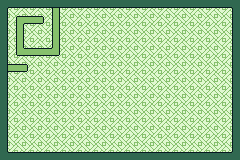

The image is a tile-based game level rendered from a .tmx file. Its description and source (layers, tilesets, objects; grid data summarised) follow:
An orthogonal 60x40 tile map with 4x4 px tiles, 2 tile layers (Background, Tile Layer 1).

<map version="1.10" tiledversion="1.10.1" orientation="orthogonal" renderorder="right-down" width="60" height="40" tilewidth="4" tileheight="4" infinite="0" nextlayerid="3" nextobjectid="1">
 <tileset firstgid="1" name="seven_eleven_tileset" tilewidth="4" tileheight="4" tilecount="1300" columns="26">
  <image source="seven_eleven_tileset.png" trans="000000" width="104" height="200" />
 </tileset>
 <layer id="2" name="Background" width="60" height="40" locked="1">
  <data>[2400 cells, 2400 non-empty, 16 distinct tile ids]</data>
 </layer>
 <layer id="1" name="Tile Layer 1" width="60" height="40">
  <data>[2400 cells, 462 non-empty, 21 distinct tile ids]</data>
 </layer>
</map>